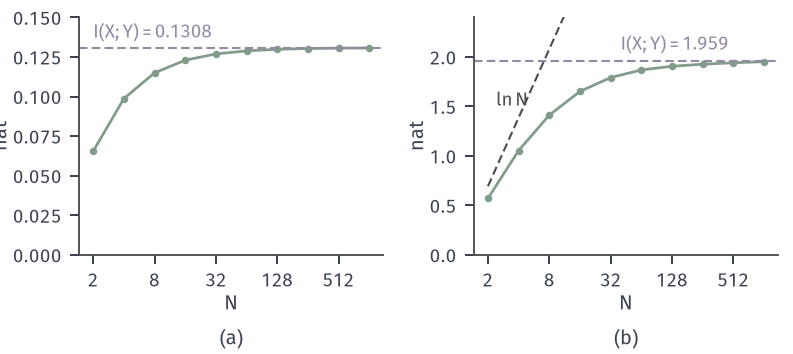

Write the Python code that produced this figure.
from pathlib import Path
import sys
HERE = Path(__file__).resolve().parent
sys.path.insert(0, str(HERE.parent/'info-common'))
from info_fig import *
# InfoNCE bound ln N - L with the optimal score (log density ratio), against the number N of candidates.
# (a) binary example: X ~ Bern(1/2), Y = X xor Bern(1/4); ratio 3/2 on matches, 1/2 otherwise.
#     Exact sum over the number of matching candidates. I(X;Y) = 0.1308 nat (purple dashed).
# (b) standard bivariate normal, rho = 0.99, I = 1.9585 nat; Monte Carlo, seed 0, 40000 draws per N.
#     ln N (grey dashed) caps the bound.
def nce_binary(N, e=.25):
    a, b = 2*(1-e), 2*e; Hs = 0.0
    for mJ, pJ in ((1, 1-e), (0, e)):
        for k in range(N):
            pk = math.comb(N-1, k)*.5**(N-1); m = k+mJ; Z = m*a+(N-m)*b; ent = 0.0
            if m: ent -= m*(a/Z)*math.log(a/Z)
            if N-m: ent -= (N-m)*(b/Z)*math.log(b/Z)
            Hs += pJ*pk*ent
    return math.log(N) - Hs
rng = np.random.default_rng(0); rho = .99; Ig = -.5*math.log(1-rho*rho)
def nce_gauss(N, reps=40000, chunk=4000):
    out = []
    for _ in range(reps//chunk):
        out.append(_chunk(N, chunk))
    v = np.concatenate(out); SE[int(N)] = float(v.std()/math.sqrt(len(v)))
    return math.log(N) - float(v.mean())
SE = {}
def _chunk(N, reps):
    x = rng.standard_normal(reps); yt = rho*x + math.sqrt(1-rho*rho)*rng.standard_normal(reps)
    ys = rng.standard_normal((reps, N)); ys[:, 0] = yt   # hidden position placed in column 0 (exchangeable)
    lr = -(rho*rho*x[:, None]**2 - 2*rho*x[:, None]*ys + rho*rho*ys**2)/(2*(1-rho*rho))
    m = lr.max(1, keepdims=True); lse = m[:, 0] + np.log(np.exp(lr-m).sum(1))
    return lse - lr[:, 0]
Ns = 2**np.arange(1, 11)
fig, (a, b) = figure(width_mm=112, height_mm=50, ncols=2)
panel(fig, left=.1, right=.98, bottom=.28, top=.95, wspace=.3)
vb = [nce_binary(int(n)) for n in Ns]
a.plot(Ns, vb, '-o', color=GREEN, lw=1.1, ms=3, mew=0); a.axhline(LN2-float(hb(.25)), color=PURPLE, lw=.85, ls=DASH)
a.set_xscale('log', base=2); a.minorticks_off(); a.set_xticks([2, 8, 32, 128, 512]); a.set_xticklabels(['$2$', '$8$', '$32$', '$128$', '$512$'])
a.set_ylim(0, .15); axlab(a, '$N$', 'nat'); lab(a, 2, .137, r'$I(X;Y)=0.1308$', PURPLE)
vg = [nce_gauss(int(n)) for n in Ns]
b.plot(Ns, vg, '-o', color=GREEN, lw=1.1, ms=3, mew=0); b.axhline(Ig, color=PURPLE, lw=.85, ls=DASH)
b.plot(Ns, np.log(Ns), color=STROKE, lw=.85, ls=DASH)
b.set_xscale('log', base=2); b.minorticks_off(); b.set_xticks([2, 8, 32, 128, 512]); b.set_xticklabels(['$2$', '$8$', '$32$', '$128$', '$512$'])
b.set_ylim(0, 2.4); axlab(b, '$N$', 'nat'); lab(b, 40, 2.07, r'$I(X;Y)=1.959$', PURPLE); lab(b, 2.4, 1.5, r'$\ln N$', STROKE)
tags(fig, (a, b))
save(fig, HERE, 'figure', {'binary': dict(zip(map(int, Ns), vb)), 'gauss': dict(zip(map(int, Ns), vg)), 'I_gauss': Ig, 'gauss_se': SE})
